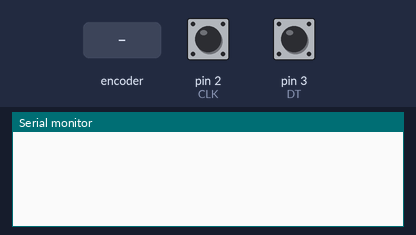
This sketch was run on a simulated Arduino Uno, built with avr-gcc and run on an emulated ATmega328P. On the bench: the last lines printed to the serial monitor. Inputs (shaded band) come from the test bench; at power-on: pin 2 (CLK) HIGH, pin 3 (DT) HIGH.

Above: at 1.2 s.
1.3 s: rotary encoder on pin 2 (CLK) / pin 3 (DT) turned 1 step (first pin leading)
At 2.6 s:
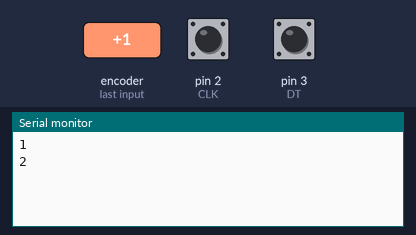
3.0 s: rotary encoder on pin 2 (CLK) / pin 3 (DT) turned 1 step (first pin leading)
At 4.1 s:
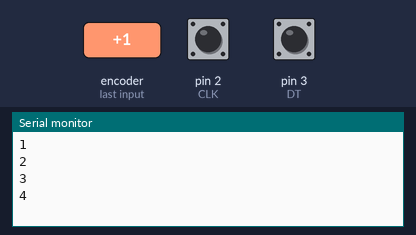
Timing chart, 0 to 6.0 s (numbered marks = the images above; inputs shaded):
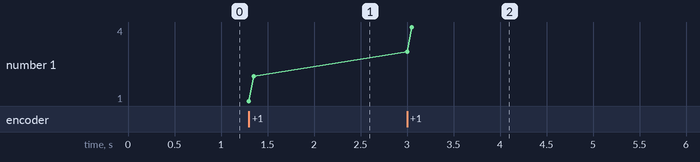

The sketch:

EncoderRotativo.ino
```cpp
#define CLK 2
#define DT 3

int contador = 0;
unsigned long lastDebounceTime = 0;
unsigned long debounceDelay = 10; // Ajuste o tempo de debounce conforme necessário

void setup() {
  pinMode(CLK, INPUT_PULLUP);
  pinMode(DT, INPUT_PULLUP);
  Serial.begin(9600);

  // Interrupção para detectar mudança no CLK
  attachInterrupt(digitalPinToInterrupt(CLK), rotacao, CHANGE);
}

void loop() {
  // Aqui você pode realizar outras tarefas enquanto a interrupção gerencia a rotação
}

void rotacao() {
  unsigned long currentTime = millis();

  // Verifica se o tempo de debounce já passou
  if ((currentTime - lastDebounceTime) > debounceDelay) {
    int clkAtual = digitalRead(CLK);
    int dtEstado = digitalRead(DT);

    if (dtEstado != clkAtual) {
      contador++; // Sentido anti-horário
    } else {
      contador--; // Sentido horário
    }

    Serial.println(contador);

    // Atualiza o tempo do último debounce
    lastDebounceTime = currentTime;
  }
}
```

Measured:
- after the input at 1.3 s, the serial monitor: prints a new line at once (image 1)
- after the input at 3.0 s, the serial monitor: prints a new line at once (image 2)
- plotted number 1: 2 → 4 after the input at 3.0 s
